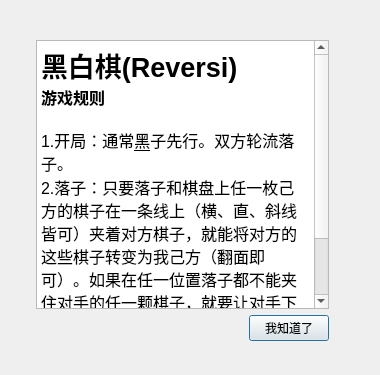
<?xml version="1.0" encoding="UTF-8"?>
<ui version="4.0">
 <class>help</class>
 <widget class="QDialog" name="help">
  <property name="geometry">
   <rect>
    <x>0</x>
    <y>0</y>
    <width>380</width>
    <height>375</height>
   </rect>
  </property>
  <property name="windowTitle">
   <string>Dialog</string>
  </property>
  <widget class="QWidget" name="">
   <property name="geometry">
    <rect>
     <x>36</x>
     <y>40</y>
     <width>293</width>
     <height>301</height>
    </rect>
   </property>
   <layout class="QVBoxLayout" name="verticalLayout">
    <item>
     <widget class="QTextBrowser" name="textBrowser">
      <property name="html">
       <string>&lt;!DOCTYPE HTML PUBLIC &quot;-//W3C//DTD HTML 4.0//EN&quot; &quot;http://www.w3.org/TR/REC-html40/strict.dtd&quot;&gt;
&lt;html&gt;&lt;head&gt;&lt;meta name=&quot;qrichtext&quot; content=&quot;1&quot; /&gt;&lt;style type=&quot;text/css&quot;&gt;
p, li { white-space: pre-wrap; }
&lt;/style&gt;&lt;/head&gt;&lt;body style=&quot; font-family:'.SF NS Text'; font-size:13pt; font-weight:400; font-style:normal;&quot;&gt;
&lt;p style=&quot; margin-top:0px; margin-bottom:0px; margin-left:0px; margin-right:0px; -qt-block-indent:0; text-indent:0px;&quot;&gt;&lt;span style=&quot; font-family:'SimSun'; font-size:20pt; font-weight:600;&quot;&gt;黑白棋(Reversi)&lt;/span&gt;&lt;/p&gt;
&lt;p style=&quot; margin-top:0px; margin-bottom:0px; margin-left:0px; margin-right:0px; -qt-block-indent:0; text-indent:0px;&quot;&gt;&lt;span style=&quot; font-family:'SimSun'; font-size:12pt; font-weight:600;&quot;&gt;游戏规则&lt;/span&gt;&lt;/p&gt;
&lt;p style=&quot;-qt-paragraph-type:empty; margin-top:0px; margin-bottom:0px; margin-left:0px; margin-right:0px; -qt-block-indent:0; text-indent:0px; font-family:'SimSun'; font-size:12pt;&quot;&gt;&lt;br /&gt;&lt;/p&gt;
&lt;p style=&quot; margin-top:0px; margin-bottom:0px; margin-left:0px; margin-right:0px; -qt-block-indent:0; text-indent:0px;&quot;&gt;&lt;span style=&quot; font-family:'sans-serif'; font-size:12pt; color:#000000; background-color:#ffffff;&quot;&gt;1.开局：通常&lt;/span&gt;&lt;a href=&quot;https://zh.wikipedia.org/wiki/%E9%BB%91&quot;&gt;&lt;span style=&quot; font-family:'sans-serif'; font-size:12pt; text-decoration: underline; color:#000000; background-color:#ffffff;&quot;&gt;黑&lt;/span&gt;&lt;/a&gt;&lt;span style=&quot; font-family:'sans-serif'; font-size:12pt; color:#000000; background-color:#ffffff;&quot;&gt;子先行。双方轮流落子。&lt;/span&gt;&lt;/p&gt;
&lt;p style=&quot; margin-top:0px; margin-bottom:0px; margin-left:0px; margin-right:0px; -qt-block-indent:0; text-indent:0px;&quot;&gt;&lt;span style=&quot; font-family:'sans-serif'; font-size:12pt; color:#000000; background-color:#ffffff;&quot;&gt;2.落子：只要落子和棋盘上任一枚己方的棋子在一条线上（横、直、斜线皆可）夹着对方棋子，就能将对方的这些棋子转变为我己方（翻面即可）。如果在任一位置落子都不能夹住对手的任一颗棋子，就要让对手下子。&lt;/span&gt;&lt;/p&gt;
&lt;p style=&quot; margin-top:0px; margin-bottom:0px; margin-left:0px; margin-right:0px; -qt-block-indent:0; text-indent:0px;&quot;&gt;&lt;span style=&quot; font-family:'sans-serif'; font-size:12pt; color:#000000; background-color:#ffffff;&quot;&gt;3.胜负：当双方皆不能下子时，游戏就结束，子多的一方胜。&lt;/span&gt;&lt;/p&gt;&lt;/body&gt;&lt;/html&gt;</string>
      </property>
     </widget>
    </item>
    <item>
     <layout class="QHBoxLayout" name="horizontalLayout">
      <item>
       <spacer name="horizontalSpacer">
        <property name="orientation">
         <enum>Qt::Horizontal</enum>
        </property>
        <property name="sizeHint" stdset="0">
         <size>
          <width>188</width>
          <height>17</height>
         </size>
        </property>
       </spacer>
      </item>
      <item>
       <widget class="QPushButton" name="pushButton">
        <property name="text">
         <string>我知道了</string>
        </property>
       </widget>
      </item>
     </layout>
    </item>
   </layout>
  </widget>
 </widget>
 <resources/>
 <connections>
  <connection>
   <sender>pushButton</sender>
   <signal>clicked()</signal>
   <receiver>help</receiver>
   <slot>close()</slot>
   <hints>
    <hint type="sourcelabel">
     <x>287</x>
     <y>324</y>
    </hint>
    <hint type="destinationlabel">
     <x>220</x>
     <y>353</y>
    </hint>
   </hints>
  </connection>
 </connections>
</ui>
